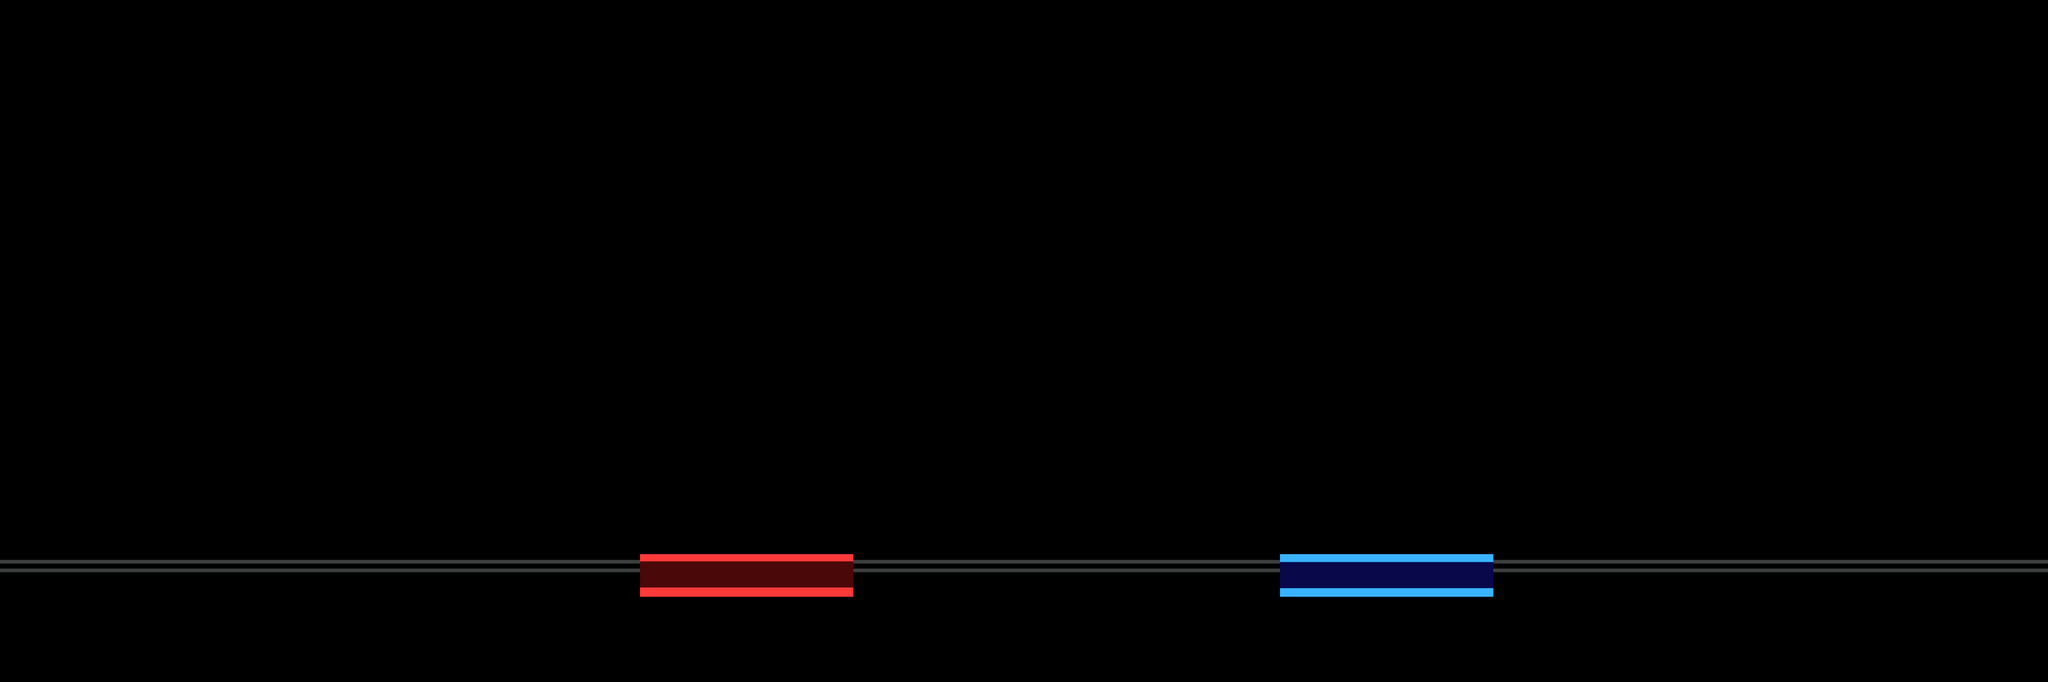

This game map was drawn from its Tiled (.tmx) file and the tilesets committed beside it. A one-line description and the full map source follow:
An orthogonal 48x16 tile map with 128x128 px tiles, 3 tile layers (sol, niveau_1, niveau_2).

<map version="1.9" tiledversion="1.9.2" orientation="orthogonal" renderorder="right-down" width="48" height="16" tilewidth="128" tileheight="128" infinite="0" nextlayerid="4" nextobjectid="1">
 <tileset firstgid="1" name="tileset" tilewidth="128" tileheight="128" tilecount="25" columns="5">
  <image source="../../../asset/carte/tileset.png" width="640" height="640" />
  <tile id="1">
   <properties>
    <property name="solide" type="bool" value="true" />
   </properties>
  </tile>
  <tile id="2">
   <properties>
    <property name="solide" type="bool" value="true" />
   </properties>
  </tile>
  <tile id="3">
   <properties>
    <property name="solide" type="bool" value="true" />
   </properties>
  </tile>
  <tile id="6">
   <properties>
    <property name="solide" type="bool" value="true" />
   </properties>
  </tile>
  <tile id="7">
   <properties>
    <property name="solide" type="bool" value="true" />
   </properties>
  </tile>
  <tile id="8">
   <properties>
    <property name="solide" type="bool" value="true" />
   </properties>
  </tile>
  <tile id="17">
   <properties>
    <property name="solide" type="bool" value="true" />
   </properties>
  </tile>
  <tile id="18">
   <properties>
    <property name="solide" type="bool" value="true" />
   </properties>
  </tile>
  <tile id="19">
   <properties>
    <property name="solide" type="bool" value="true" />
   </properties>
  </tile>
  <tile id="20">
   <properties>
    <property name="solide" type="bool" value="true" />
   </properties>
  </tile>
  <tile id="21">
   <properties>
    <property name="solide" type="bool" value="true" />
   </properties>
  </tile>
 </tileset>
 <layer id="1" name="sol" width="48" height="16">
  <data encoding="csv">
0,0,0,0,0,0,0,0,0,0,0,0,0,0,0,0,0,0,0,0,0,0,0,0,0,0,0,0,0,0,0,0,0,0,0,0,0,0,0,0,0,0,0,0,0,0,0,0,
0,0,0,0,0,0,0,0,0,0,0,0,0,0,0,0,0,0,0,0,0,0,0,0,0,0,0,0,0,0,0,0,0,0,0,0,0,0,0,0,0,0,0,0,0,0,0,0,
0,0,0,0,0,0,0,0,0,0,0,0,0,0,0,0,0,0,0,0,0,0,0,0,0,0,0,0,0,0,0,0,0,0,0,0,0,0,0,0,0,0,0,0,0,0,0,0,
0,0,0,0,0,0,0,0,0,0,0,0,0,0,0,0,0,0,0,0,0,0,0,0,0,0,0,0,0,0,0,0,0,0,0,0,0,0,0,0,0,0,0,0,0,0,0,0,
0,0,0,0,0,0,0,0,0,0,0,0,0,0,0,0,0,0,0,0,0,0,0,0,0,0,0,0,0,0,0,0,0,0,0,0,0,0,0,0,0,0,0,0,0,0,0,0,
0,0,0,0,0,0,0,0,0,0,0,0,0,0,0,0,0,0,0,0,0,0,0,0,0,0,0,0,0,0,0,0,0,0,0,0,0,0,0,0,0,0,0,0,0,0,0,0,
0,0,0,0,0,0,0,0,0,0,0,0,0,0,0,0,0,0,0,0,0,0,0,0,0,0,0,0,0,0,0,0,0,0,0,0,0,0,0,0,0,0,0,0,0,0,0,0,
0,0,0,0,0,0,0,0,0,0,0,0,0,0,0,0,0,0,0,0,0,0,0,0,0,0,0,0,0,0,0,0,0,0,0,0,0,0,0,0,0,0,0,0,0,0,0,0,
0,0,0,0,0,0,0,0,0,0,0,0,0,0,0,0,0,0,0,0,0,0,0,0,0,0,0,0,0,0,0,0,0,0,0,0,0,0,0,0,0,0,0,0,0,0,0,0,
0,0,0,0,0,0,0,0,0,0,0,0,0,0,0,0,0,0,0,0,0,0,0,0,0,0,0,0,0,0,0,0,0,0,0,0,0,0,0,0,0,0,0,0,0,0,0,0,
0,0,0,0,0,0,0,0,0,0,0,0,0,0,0,0,0,0,0,0,0,0,0,0,0,0,0,0,0,0,0,0,0,0,0,0,0,0,0,0,0,0,0,0,0,0,0,0,
0,0,0,0,0,0,0,0,0,0,0,0,0,0,0,0,0,0,0,0,0,0,0,0,0,0,0,0,0,0,0,0,0,0,0,0,0,0,0,0,0,0,0,0,0,0,0,0,
0,0,0,0,0,0,0,0,0,0,0,0,0,0,0,0,0,0,0,0,0,0,0,0,0,0,0,0,0,0,0,0,0,0,0,0,0,0,0,0,0,0,0,0,0,0,0,0,
21,21,21,21,21,21,21,21,21,21,21,21,21,21,21,0,0,0,0,0,21,21,21,21,21,21,21,21,21,21,0,0,0,0,0,21,21,21,21,21,21,21,21,21,21,21,21,21,
0,0,0,0,0,0,0,0,0,0,0,0,0,0,0,0,0,0,0,0,0,0,0,0,0,0,0,0,0,0,0,0,0,0,0,0,0,0,0,0,0,0,0,0,0,0,0,0,
0,0,0,0,0,0,0,0,0,0,0,0,0,0,0,0,0,0,0,0,0,0,0,0,0,0,0,0,0,0,0,0,0,0,0,0,0,0,0,0,0,0,0,0,0,0,0,0
</data>
 </layer>
 <layer id="2" name="niveau_1" width="48" height="16">
  <data encoding="csv">
0,0,0,0,0,0,0,0,0,0,0,0,0,0,0,0,0,0,0,0,0,0,0,0,0,0,0,0,0,0,0,0,0,0,0,0,0,0,0,0,0,0,0,0,0,0,0,0,
0,0,0,0,0,0,0,0,0,0,0,0,0,0,0,0,0,0,0,0,0,0,0,0,0,0,0,0,0,0,0,0,0,0,0,0,0,0,0,0,0,0,0,0,0,0,0,0,
0,0,0,0,0,0,0,0,0,0,0,0,0,0,0,0,0,0,0,0,0,0,0,0,0,0,0,0,0,0,0,0,0,0,0,0,0,0,0,0,0,0,0,0,0,0,0,0,
0,0,0,0,0,0,0,0,0,0,0,0,0,0,0,0,0,0,0,0,0,0,0,0,0,0,0,0,0,0,0,0,0,0,0,0,0,0,0,0,0,0,0,0,0,0,0,0,
0,0,0,0,0,0,0,0,0,0,0,0,0,0,0,0,0,0,0,0,0,0,0,0,0,0,0,0,0,0,0,0,0,0,0,0,0,0,0,0,0,0,0,0,0,0,0,0,
0,0,0,0,0,0,0,0,0,0,0,0,0,0,0,0,0,0,0,0,0,0,0,0,0,0,0,0,0,0,0,0,0,0,0,0,0,0,0,0,0,0,0,0,0,0,0,0,
0,0,0,0,0,0,0,0,0,0,0,0,0,0,0,0,0,0,0,0,0,0,0,0,0,0,0,0,0,0,0,0,0,0,0,0,0,0,0,0,0,0,0,0,0,0,0,0,
0,0,0,0,0,0,0,0,0,0,0,0,0,0,0,0,0,0,0,0,0,0,0,0,0,0,0,0,0,0,0,0,0,0,0,0,0,0,0,0,0,0,0,0,0,0,0,0,
0,0,0,0,0,0,0,0,0,0,0,0,0,0,0,0,0,0,0,0,0,0,0,0,0,0,0,0,0,0,0,0,0,0,0,0,0,0,0,0,0,0,0,0,0,0,0,0,
0,0,0,0,0,0,0,0,0,0,0,0,0,0,0,0,0,0,0,0,0,0,0,0,0,0,0,0,0,0,0,0,0,0,0,0,0,0,0,0,0,0,0,0,0,0,0,0,
0,0,0,0,0,0,0,0,0,0,0,0,0,0,0,0,0,0,0,0,0,0,0,0,0,0,0,0,0,0,0,0,0,0,0,0,0,0,0,0,0,0,0,0,0,0,0,0,
0,0,0,0,0,0,0,0,0,0,0,0,0,0,0,0,0,0,0,0,0,0,0,0,0,0,0,0,0,0,0,0,0,0,0,0,0,0,0,0,0,0,0,0,0,0,0,0,
0,0,0,0,0,0,0,0,0,0,0,0,0,0,0,0,0,0,0,0,0,0,0,0,0,0,0,0,0,0,0,0,0,0,0,0,0,0,0,0,0,0,0,0,0,0,0,0,
0,0,0,0,0,0,0,0,0,0,0,0,0,0,0,1610612738,1610612738,1610612738,1610612738,1610612738,0,0,0,0,0,0,0,0,0,0,0,0,0,0,0,0,0,0,0,0,0,0,0,0,0,0,0,0,
0,0,0,0,0,0,0,0,0,0,0,0,0,0,0,0,0,0,0,0,0,0,0,0,0,0,0,0,0,0,0,0,0,0,0,0,0,0,0,0,0,0,0,0,0,0,0,0,
0,0,0,0,0,0,0,0,0,0,0,0,0,0,0,0,0,0,0,0,0,0,0,0,0,0,0,0,0,0,0,0,0,0,0,0,0,0,0,0,0,0,0,0,0,0,0,0
</data>
 </layer>
 <layer id="3" name="niveau_2" width="48" height="16">
  <data encoding="csv">
0,0,0,0,0,0,0,0,0,0,0,0,0,0,0,0,0,0,0,0,0,0,0,0,0,0,0,0,0,0,0,0,0,0,0,0,0,0,0,0,0,0,0,0,0,0,0,0,
0,0,0,0,0,0,0,0,0,0,0,0,0,0,0,0,0,0,0,0,0,0,0,0,0,0,0,0,0,0,0,0,0,0,0,0,0,0,0,0,0,0,0,0,0,0,0,0,
0,0,0,0,0,0,0,0,0,0,0,0,0,0,0,0,0,0,0,0,0,0,0,0,0,0,0,0,0,0,0,0,0,0,0,0,0,0,0,0,0,0,0,0,0,0,0,0,
0,0,0,0,0,0,0,0,0,0,0,0,0,0,0,0,0,0,0,0,0,0,0,0,0,0,0,0,0,0,0,0,0,0,0,0,0,0,0,0,0,0,0,0,0,0,0,0,
0,0,0,0,0,0,0,0,0,0,0,0,0,0,0,0,0,0,0,0,0,0,0,0,0,0,0,0,0,0,0,0,0,0,0,0,0,0,0,0,0,0,0,0,0,0,0,0,
0,0,0,0,0,0,0,0,0,0,0,0,0,0,0,0,0,0,0,0,0,0,0,0,0,0,0,0,0,0,0,0,0,0,0,0,0,0,0,0,0,0,0,0,0,0,0,0,
0,0,0,0,0,0,0,0,0,0,0,0,0,0,0,0,0,0,0,0,0,0,0,0,0,0,0,0,0,0,0,0,0,0,0,0,0,0,0,0,0,0,0,0,0,0,0,0,
0,0,0,0,0,0,0,0,0,0,0,0,0,0,0,0,0,0,0,0,0,0,0,0,0,0,0,0,0,0,0,0,0,0,0,0,0,0,0,0,0,0,0,0,0,0,0,0,
0,0,0,0,0,0,0,0,0,0,0,0,0,0,0,0,0,0,0,0,0,0,0,0,0,0,0,0,0,0,0,0,0,0,0,0,0,0,0,0,0,0,0,0,0,0,0,0,
0,0,0,0,0,0,0,0,0,0,0,0,0,0,0,0,0,0,0,0,0,0,0,0,0,0,0,0,0,0,0,0,0,0,0,0,0,0,0,0,0,0,0,0,0,0,0,0,
0,0,0,0,0,0,0,0,0,0,0,0,0,0,0,0,0,0,0,0,0,0,0,0,0,0,0,0,0,0,0,0,0,0,0,0,0,0,0,0,0,0,0,0,0,0,0,0,
0,0,0,0,0,0,0,0,0,0,0,0,0,0,0,0,0,0,0,0,0,0,0,0,0,0,0,0,0,0,0,0,0,0,0,0,0,0,0,0,0,0,0,0,0,0,0,0,
0,0,0,0,0,0,0,0,0,0,0,0,0,0,0,0,0,0,0,0,0,0,0,0,0,0,0,0,0,0,0,0,0,0,0,0,0,0,0,0,0,0,0,0,0,0,0,0,
0,0,0,0,0,0,0,0,0,0,0,0,0,0,0,0,0,0,0,0,0,0,0,0,0,0,0,0,0,0,1610612744,1610612744,1610612744,1610612744,1610612744,0,0,0,0,0,0,0,0,0,0,0,0,0,
0,0,0,0,0,0,0,0,0,0,0,0,0,0,0,0,0,0,0,0,0,0,0,0,0,0,0,0,0,0,0,0,0,0,0,0,0,0,0,0,0,0,0,0,0,0,0,0,
0,0,0,0,0,0,0,0,0,0,0,0,0,0,0,0,0,0,0,0,0,0,0,0,0,0,0,0,0,0,0,0,0,0,0,0,0,0,0,0,0,0,0,0,0,0,0,0
</data>
 </layer>
</map>
